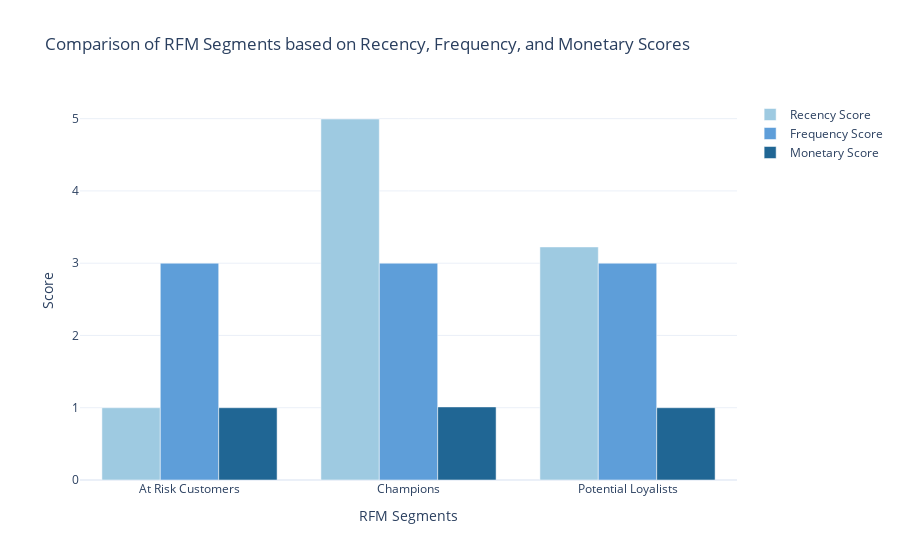

The notebook cell saved with this chart:
### Code cell
# Calculate the average Recency, Frequency, and Monetary scores for each segment
segment_scores = data.groupby('RFM Customer Segments')[['RecencyScore', 'FrequencyScore', 'MonetaryScore']].mean().reset_index()

# Create a grouped bar chart to compare segment scores
fig = go.Figure()

# Add bars for Recency score
fig.add_trace(go.Bar(
    x=segment_scores['RFM Customer Segments'],
    y=segment_scores['RecencyScore'],
    name='Recency Score',
    marker_color='rgb(158,202,225)'
))

# Add bars for Frequency score
fig.add_trace(go.Bar(
    x=segment_scores['RFM Customer Segments'],
    y=segment_scores['FrequencyScore'],
    name='Frequency Score',
    marker_color='rgb(94,158,217)'
))

# Add bars for Monetary score
fig.add_trace(go.Bar(
    x=segment_scores['RFM Customer Segments'],
    y=segment_scores['MonetaryScore'],
    name='Monetary Score',
    marker_color='rgb(32,102,148)'
))

# Update the layout
fig.update_layout(
    title='Comparison of RFM Segments based on Recency, Frequency, and Monetary Scores',
    xaxis_title='RFM Segments',
    yaxis_title='Score',
    barmode='group',
    showlegend=True
)

fig.show()

### Figure 1 — Plotly figure (JSON) as saved in the notebook; plotly's stock layout.template omitted (floating-point values rounded to 4 significant figures)
{"data": [{"marker": {"color": "rgb(158,202,225)"}, "name": "Recency Score", "type": "bar", "x": ["At Risk Customers", "Champions", "Potential Loyalists"], "y": [1, 4.995, 3.225]}, {"marker": {"color": "rgb(94,158,217)"}, "name": "Frequency Score", "type": "bar", "x": ["At Risk Customers", "Champions", "Potential Loyalists"], "y": [3, 3, 3]}, {"marker": {"color": "rgb(32,102,148)"}, "name": "Monetary Score", "type": "bar", "x": ["At Risk Customers", "Champions", "Potential Loyalists"], "y": [1, 1.011, 1.0]}], "layout": {"barmode": "group", "showlegend": true, "title": {"text": "Comparison of RFM Segments based on Recency, Frequency, and Monetary Scores"}, "xaxis": {"title": {"text": "RFM Segments"}}, "yaxis": {"title": {"text": "Score"}}}}
